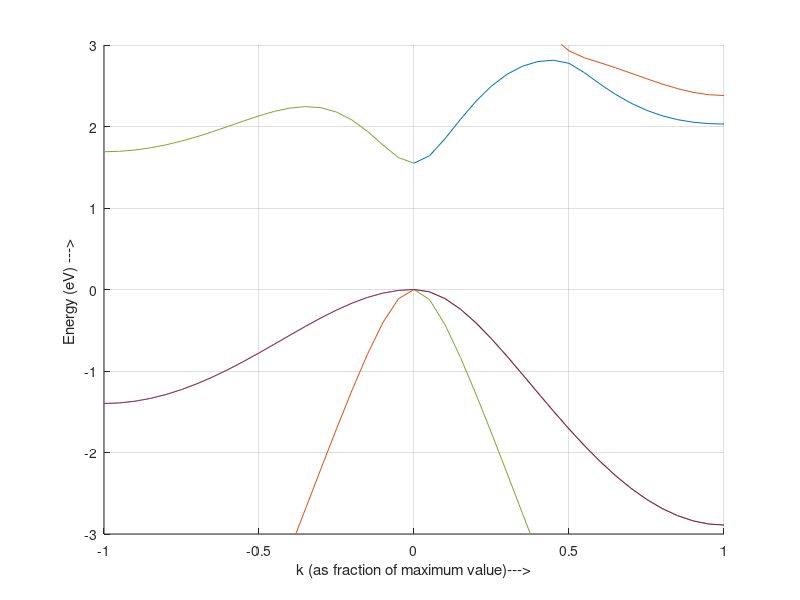

MATLAB code to generate this figure:
clear all
%close all;

Esa=-8.3431;Epa=1.0414;Esc=-2.6569;Epc=3.6686;Esea=8.5914;Esec=6.7386;
Vss=-6.4513;Vxx=1.9546;Vxy=5.0779;Vsapc=4.4800;Vpasc=5.7839;Vseapc=4.8422;
Vpasec=4.8077;

%Either of the following choices for d1,d2,d3 and d4 should give the same result.
d1=[1 1 1]/4;d2=[1 -1 -1]/4;d3=[-1 1 -1]/4;d4=[-1 -1 1]/4;
d1=[0 0 0]/2;d2=[0 -1 -1]/2;d3=[-1 0 -1]/2;d4=[-1 -1 0]/2;

for iter = 1:2


if iter == 1
l=1;m=1;n=1;kmax=pi;Nt=21;%L-direction
else 
l=1;m=0;n=0;kmax=2*pi;Nt=21;%X-direction
end

for Nk=1:Nt
  k=[l m n]*kmax*(Nk-1)/(Nt-1);
  p1=exp(i*sum(k.*d1));p2=exp(i*sum(k.*d2));
  p3=exp(i*sum(k.*d3));p4=exp(i*sum(k.*d4));
  g0=(p1+p2+p3+p4)/4;g1=(p1+p2-p3-p4)/4;
  g2=(p1-p2+p3-p4)/4;g3=(p1-p2-p3+p4)/4;

  h =  [Esa/2 Vss*g0 0 0 0 Vsapc*g1 Vsapc*g2 Vsapc*g3 0 0;
        0	Esc/2	-Vpasc*conj(g1)	-Vpasc*conj(g2)   -Vpasc*conj(g3)    0 0 0 0 0;
        0	0	Epa/2	0	0	Vxx*g0 Vxy*g3	Vxy*g2  0  -Vpasec*g1;
        0	0	0	Epa/2	0	Vxy*g3 Vxx*g0	Vxy*g1  0  -Vpasec*g2;
        0	0	0	0	Epa/2	Vxy*g2 Vxy*g1	Vxx*g0  0  -Vpasec*g3;
        0	0	0	0	0	Epc/2	0	0	Vseapc*(g1)	0;
        0	0	0	0	0	0	Epc/2	0	Vseapc*(g2)	0;
        0	0	0	0	0	0	0	Epc/2	Vseapc*(g3)	0;
        0	0	0	0	0	0	0	0	Esea/2	0;
        0	0	0	0	0	0	0	0	0	Esec/2];
  H=h+h';
  eiglst = eig(H);
  E(Nk,:) = real(eiglst);
  X(Nk)=-(Nk-1)/(Nt-1);%L-direction
  X1(Nk)=(Nk-1)/(Nt-1);%X-direction
end

hold on
if iter == 1
p = plot(X,E);%L-direction
else
p = plot(X1,E);%X-direction
end
axis([-1 1 -3 3])
%set(h,'linewidth',[2.0])
%set(gca,'Fontsize',[25])
xlabel('k (as fraction of maximum value)--->')
ylabel('Energy (eV) ---> ')
grid on
end